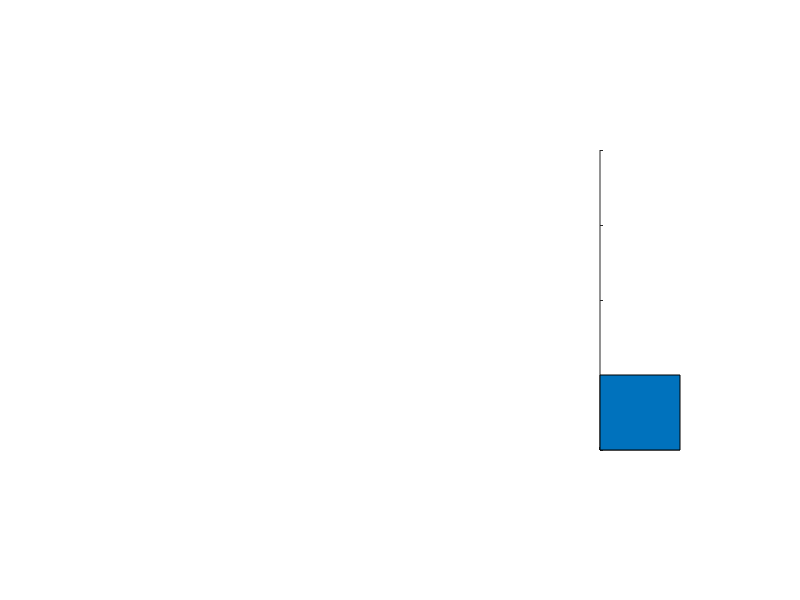

Source code (MATLAB):

m = figure('NumberTitle','off');
backcolor = [0 0 0];
a = axes(m);
Y = [0.5 0.5];
ax = area(a,Y);
setappdata(m,'pos',ax);
set(a,'Color',backcolor,'TickDir','in','Box','off','XTickLabel',{},'YTickLabel',{},'Ylim',[0 2]);
set(a,'Position',[0.75 0.25 0.1 0.5]); %if gca is replace by ax it wont work.

set(m,'WindowKeyPressFcn',@keycallback);
function keycallback(source,eventData)
ax = getappdata(source,'pos');
keypressed = eventData.Key;
if strcmpi(keypressed,'leftarrow')
set(ax,'YData',[2 2]);
end
end